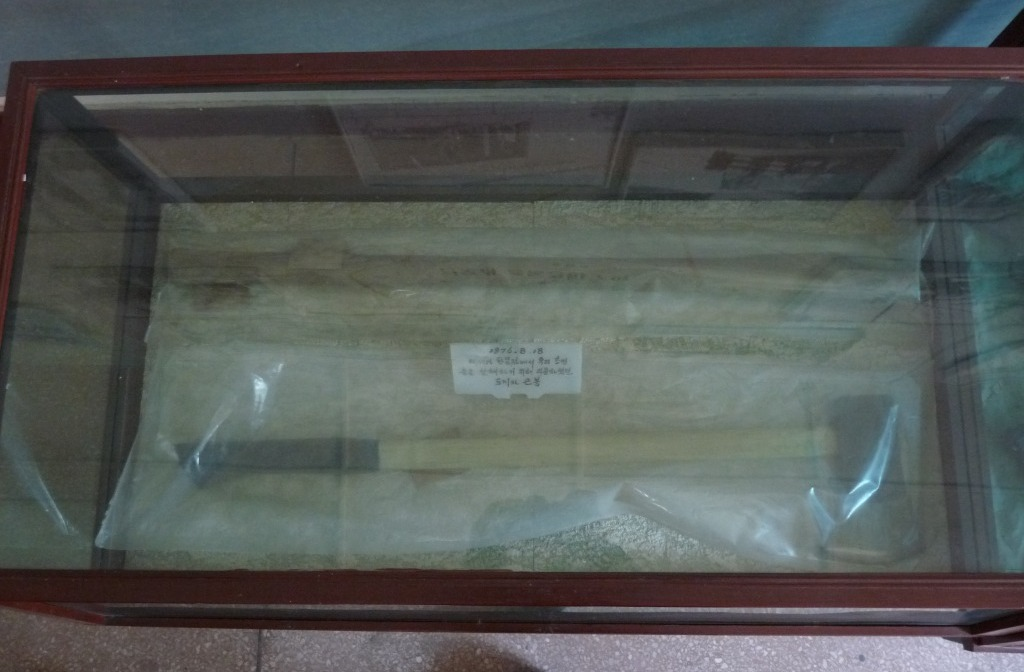
#> input picture learning-videos/shorts-experiments/paul-bunyan-1976/assets/raw_axe.jpg, 1024 x 672 px, given in place of raw_ford_desk.jpg, which was not available
$ python generate_revised_v2_assets.py
#> lines starting #> are read from the running program, lines starting #| are printed output that depends on the picture; pictures that were not available may be replaced by others from this repository, and a replacement may not be noted
import os
import cv2
import numpy as np
import math
from PIL import Image, ImageDraw, ImageFont, ImageFilter

ASSET_DIR = "D:/PERSONAL PROJECT/IR-study-companion/learning-videos/shorts-experiments/paul-bunyan-1976/assets"

def apply_90s_sticker_fx(rgba_img, outline_width=14, shadow_offset=(14, 14), shadow_blur=14, shadow_alpha=190):
    """Adds mandatory @90secondslab white contour outline and 135 deg soft shadow to an RGBA image."""
    pad = outline_width * 2 + 36
    w, h = rgba_img.size
    new_w = w + pad * 2
    new_h = h + pad * 2

    alpha = rgba_img.split()[3]

    # 1. Dilation stroke mask
    stroke_mask = Image.new("L", (new_w, new_h), 0)
    for dx in range(-outline_width, outline_width + 1):
        for dy in range(-outline_width, outline_width + 1):
            if dx*dx + dy*dy <= outline_width * outline_width:
                stroke_mask.paste(alpha, (pad + dx, pad + dy), alpha)

    # 2. Soft Drop Shadow
    shadow_img = Image.new("RGBA", (new_w, new_h), (0, 0, 0, 0))
    shadow_mask = stroke_mask.filter(ImageFilter.GaussianBlur(shadow_blur))
    shadow_fill = Image.new("RGBA", (new_w, new_h), (8, 12, 18, shadow_alpha))
    shadow_img.paste(shadow_fill, shadow_offset, shadow_mask)

    # 3. Solid White Outline
    stroke_img = Image.new("RGBA", (new_w, new_h), (255, 255, 255, 255))

    # 4. Composite
    comp = Image.new("RGBA", (new_w, new_h), (0, 0, 0, 0))
    comp.alpha_composite(shadow_img)
    comp.paste(stroke_img, (0, 0), stroke_mask)
    comp.paste(rgba_img, (pad, pad), rgba_img)
    return comp

# -------------------------------------------------------------------------
# 1. Hero Large Archival Plate: Gerald Ford Signing Order (840x560)
# -------------------------------------------------------------------------
print("Generating large Gerald Ford signing plate...")
ford_raw = Image.open(os.path.join(ASSET_DIR, "raw_ford_desk.jpg")).convert("RGBA")
# Target photo crop inside dossier plate (780 x 440)
fw, fh = 840, 560
ford_plate = Image.new("RGBA", (fw, fh), (0, 0, 0, 0))
#> ford_plate: PIL image 840x560 RGBA; every value is 0
draw = ImageDraw.Draw(ford_plate)

# Aged tactile parchment card
draw.rounded_rectangle([0, 0, fw, fh], radius=16, fill=(244, 240, 230, 255))

# Crop Ford at desk
pw, ph = 792, 440
ratio = max(pw / ford_raw.width, ph / ford_raw.height)
#> ratio = 0.773
ford_res = ford_raw.resize((int(ford_raw.width * ratio), int(ford_raw.height * ratio)), Image.Resampling.LANCZOS)
# Center-crop focused on Ford and the desk papers
cx = int((ford_res.width - pw) * 0.45)
#> cx = 0
cy = int((ford_res.height - ph) * 0.4)
#> cy = 31
ford_crop = ford_res.crop((cx, cy, cx + pw, cy + ph))
ford_plate.paste(ford_crop, (24, 24))

# Inner photo outline
draw.rectangle([24, 24, 24 + pw, 24 + ph], outline=(35, 40, 50, 180), width=3)

# Red Tactical Order Seal on photo corner
draw.rounded_rectangle([36, 36, 310, 84], radius=8, fill=(193, 18, 31, 235))
try:
    font_stamp = ImageFont.truetype("C:/Windows/Fonts/courbd.ttf", 26)
    font_title = ImageFont.truetype("C:/Windows/Fonts/arialbd.ttf", 32)
    font_sub = ImageFont.truetype("C:/Windows/Fonts/arialbd.ttf", 22)
except:
    font_stamp = ImageFont.load_default()
    font_title = ImageFont.load_default()
    font_sub = ImageFont.load_default()

draw.text((48, 44), "ORDER SIGNED: AUG 20", font=font_stamp, fill=(255, 255, 255))
draw.text((32, 480), "PRESIDENT GERALD R. FORD", font=font_title, fill=(15, 20, 30, 255))
draw.text((32, 520), "AUTHORIZING MAXIMUM FORCE // OPERATION PAUL BUNYAN", font=font_sub, fill=(193, 18, 31, 255))

ford_sticker = apply_90s_sticker_fx(ford_plate, outline_width=14)
#> in apply_90s_sticker_fx, `alpha = rgba_img.split()[3]`:
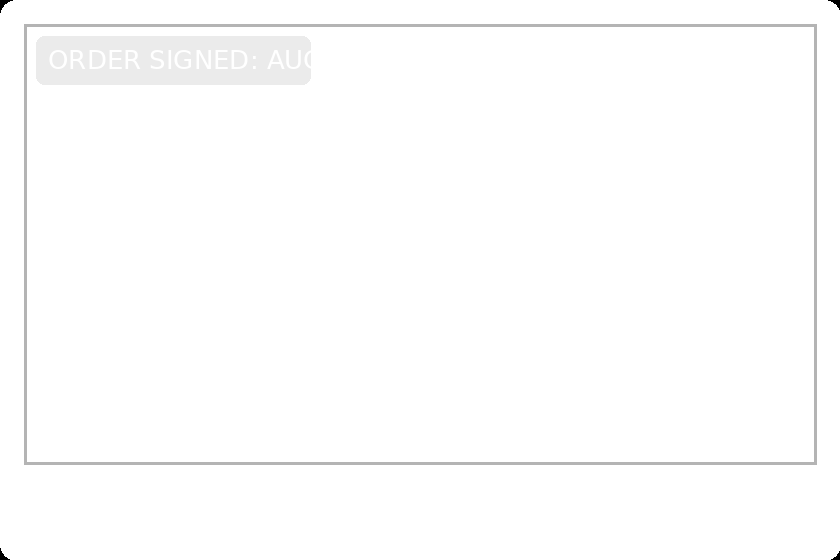
#> alpha: PIL image 840x560 L; min 0, max 255, mean 253.2
#> in apply_90s_sticker_fx, `stroke_mask = Image.new("L", (new_w, new_h), 0)`: stroke_mask: PIL image 968x688 L; every value is 0
#> after the loop in apply_90s_sticker_fx, `for dx in range(-outline_width, outline_width + 1):`:
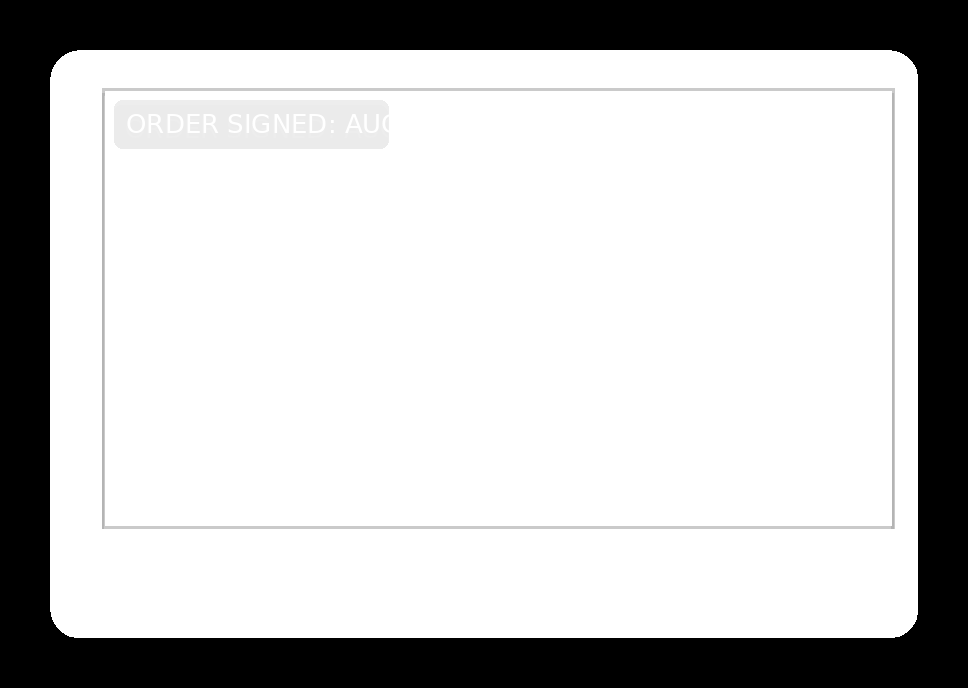
#> stroke_mask: PIL image 968x688 L; min 0, max 255, mean 194.1
#> in apply_90s_sticker_fx, `shadow_img = Image.new("RGBA", (new_w, new_h), (0, 0, 0, 0))`: shadow_img: PIL image 968x688 RGBA; every value is 0
#> in apply_90s_sticker_fx, `shadow_img.paste(shadow_fill, shadow_offset, shadow_mask)`:
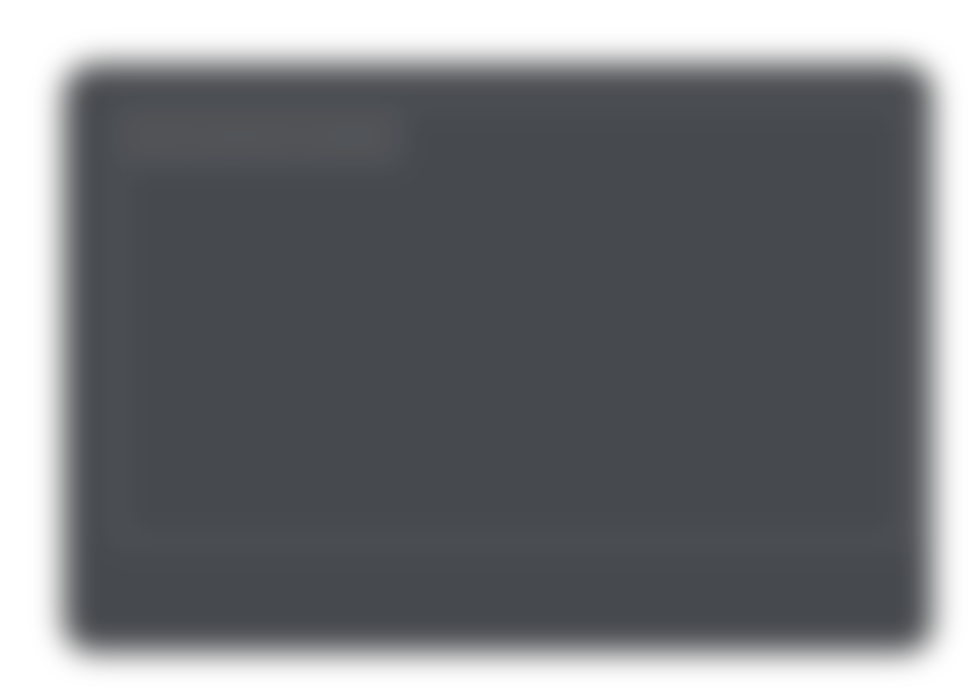
#> shadow_img: PIL image 968x688 RGBA; mean R, G, B, A 6.1, 9.2, 13.7, 144.7; transparent parts drawn white
#> in apply_90s_sticker_fx, `stroke_img = Image.new("RGBA", (new_w, new_h), (255, 255, 255, 255))`: stroke_img: PIL image 968x688 RGBA; every value is 255
ford_sticker.save(os.path.join(ASSET_DIR, "sticker_ford_signing_large.png"))

# -------------------------------------------------------------------------
# 2. Hero Large Archival Plate: DMZ Incident Poplar Tree (840x540)
# -------------------------------------------------------------------------
print("Generating large DMZ tree plate for Scene 1...")
tree_raw = Image.open(os.path.join(ASSET_DIR, "raw_dmz_tree.jpg")).convert("RGBA")
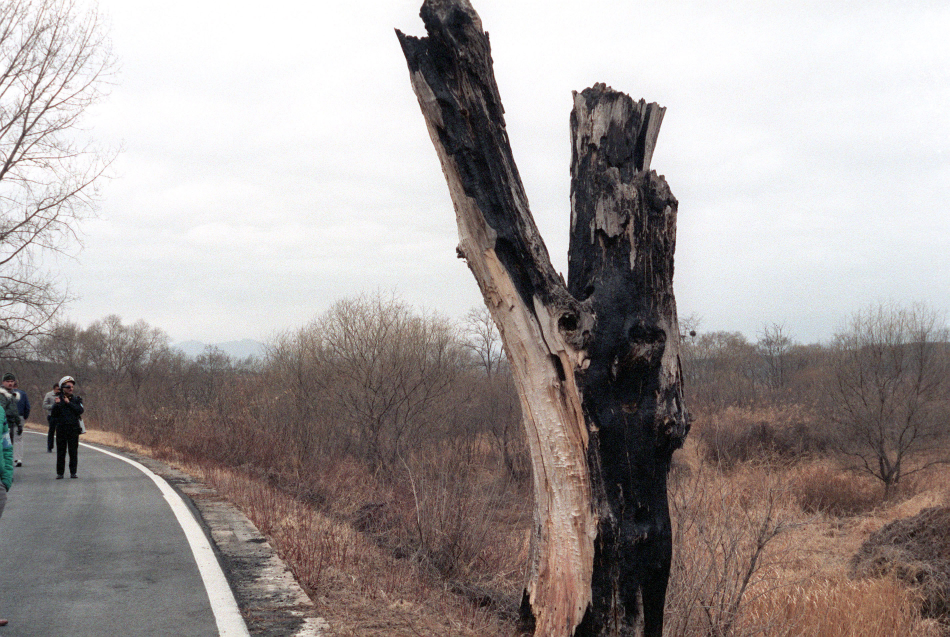
#> input picture learning-videos/shorts-experiments/paul-bunyan-1976/assets/raw_dmz_tree.jpg, 2850 x 1910 px, found by its file name (shown at 1/3 size)
tw, th = 840, 540
tree_plate = Image.new("RGBA", (tw, th), (0, 0, 0, 0))
#> tree_plate: PIL image 840x540 RGBA; every value is 0
draw = ImageDraw.Draw(tree_plate)
draw.rounded_rectangle([0, 0, tw, th], radius=16, fill=(244, 240, 230, 255))

tpw, tph = 792, 420
ratio = max(tpw / tree_raw.width, tph / tree_raw.height)
#> ratio = 0.278
tree_res = tree_raw.resize((int(tree_raw.width * ratio), int(tree_raw.height * ratio)), Image.Resampling.LANCZOS)
tcx = int((tree_res.width - tpw) * 0.5)
#> tcx = 0
tcy = int((tree_res.height - tph) * 0.3)
#> tcy = 33
tree_crop = tree_res.crop((tcx, tcy, tcx + tpw, tcy + tph))
tree_plate.paste(tree_crop, (24, 24))
draw.rectangle([24, 24, 24 + tpw, 24 + tph], outline=(35, 40, 50, 180), width=3)

# Red Evidence Badge
draw.rounded_rectangle([36, 36, 260, 84], radius=8, fill=(193, 18, 31, 235))
draw.text((48, 44), "EVIDENCE // DMZ", font=font_stamp, fill=(255, 255, 255))
draw.text((32, 460), "THE DISPUTED POPLAR TREE", font=font_title, fill=(15, 20, 30, 255))
draw.text((32, 498), "JOINT SECURITY AREA, PANMUNJOM (1976)", font=font_sub, fill=(180, 25, 30, 255))

tree_sticker = apply_90s_sticker_fx(tree_plate, outline_width=14)
#> call 2 of apply_90s_sticker_fx, with outline_width = 14, shadow_offset = (14, 14), shadow_blur = 14, shadow_alpha = 190
#> in apply_90s_sticker_fx (call 2), `stroke_mask = Image.new("L", (new_w, new_h), 0)`: stroke_mask: PIL image 968x668 L; every value is 0
#> in apply_90s_sticker_fx (call 2), `shadow_img = Image.new("RGBA", (new_w, new_h), (0, 0, 0, 0))`: shadow_img: PIL image 968x668 RGBA; every value is 0
#> in apply_90s_sticker_fx (call 2), `stroke_img = Image.new("RGBA", (new_w, new_h), (255, 255, 255, 255))`: stroke_img: PIL image 968x668 RGBA; every value is 255
#> in apply_90s_sticker_fx (call 2), `comp.paste(rgba_img, (pad, pad), rgba_img)`:
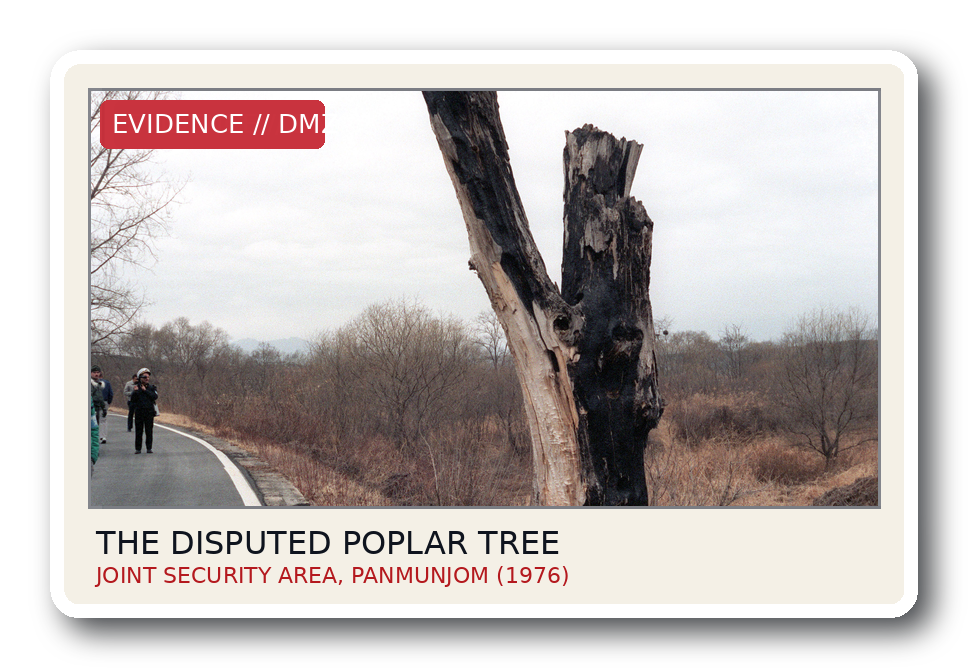
#> comp: PIL image 968x668 RGBA; mean R, G, B, A 143.1, 136.5, 134.7, 199.9; transparent parts drawn white
tree_sticker.save(os.path.join(ASSET_DIR, "sticker_dmz_tree_large.png"))

# -------------------------------------------------------------------------
# 3. Hero Large Outro Plate: The Severed Tree Stump Payoff (860x560)
# -------------------------------------------------------------------------
print("Generating large severed stump payoff plate for Scene 4...")
stump_plate = Image.new("RGBA", (860, 560), (0, 0, 0, 0))
#> stump_plate: PIL image 860x560 RGBA; every value is 0
draw = ImageDraw.Draw(stump_plate)
draw.rounded_rectangle([0, 0, 860, 560], radius=16, fill=(242, 238, 226, 255))

spw, sph = 812, 440
ratio = max(spw / tree_raw.width, sph / tree_raw.height)
#> ratio = 0.285
stump_res = tree_raw.resize((int(tree_raw.width * ratio), int(tree_raw.height * ratio)), Image.Resampling.LANCZOS)
scx = int((stump_res.width - spw) * 0.75) # Focus on the cut stump on the right
#> scx = 0
scy = int((stump_res.height - sph) * 0.3)
#> scy = 31
stump_crop = stump_res.crop((scx, scy, scx + spw, scy + sph))
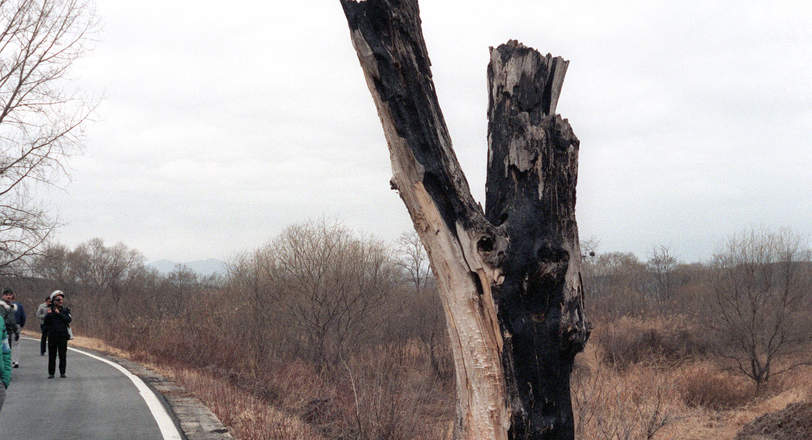
#> stump_crop: PIL image 812x440 RGBA; mean R, G, B, A 165.3, 159, 157.8, 255
stump_plate.paste(stump_crop, (24, 24))
draw.rectangle([24, 24, 24 + spw, 24 + sph], outline=(35, 40, 50, 180), width=3)

# Green Mission Accomplished Stamp
draw.rounded_rectangle([36, 36, 320, 84], radius=8, fill=(43, 147, 72, 240))
draw.text((48, 44), "FELLED IN 42 MINUTES", font=font_stamp, fill=(255, 255, 255))
draw.text((32, 480), "THE POPLAR STUMP (AUG 21, 1976)", font=font_title, fill=(15, 20, 30, 255))
draw.text((32, 520), "813 TROOPS WITHDRAWN // ZERO CASUALTIES", font=font_sub, fill=(43, 147, 72, 255))

stump_sticker = apply_90s_sticker_fx(stump_plate, outline_width=14)
#> call 3 of apply_90s_sticker_fx, with outline_width = 14, shadow_offset = (14, 14), shadow_blur = 14, shadow_alpha = 190
#> in apply_90s_sticker_fx (call 3), `stroke_mask = Image.new("L", (new_w, new_h), 0)`: stroke_mask: PIL image 988x688 L; every value is 0
#> in apply_90s_sticker_fx (call 3), `shadow_img = Image.new("RGBA", (new_w, new_h), (0, 0, 0, 0))`: shadow_img: PIL image 988x688 RGBA; every value is 0
#> in apply_90s_sticker_fx (call 3), `stroke_img = Image.new("RGBA", (new_w, new_h), (255, 255, 255, 255))`: stroke_img: PIL image 988x688 RGBA; every value is 255
#> in apply_90s_sticker_fx (call 3), `comp.paste(rgba_img, (pad, pad), rgba_img)`:
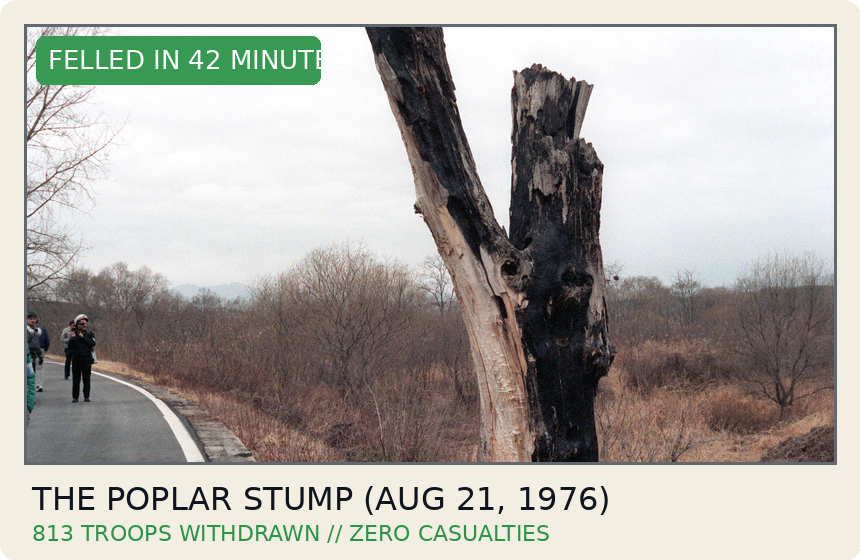
#> rgba_img: PIL image 860x560 RGBA; mean R, G, B, A 174.6, 172.4, 166.5, 253.3; transparent parts drawn white
stump_sticker.save(os.path.join(ASSET_DIR, "sticker_dmz_stump_outro.png"))

# -------------------------------------------------------------------------
# 4. Dense War Room Tactical Stage (No Blank Void)
# -------------------------------------------------------------------------
print("Generating dense war room tactical stage...")
stage2 = Image.new("RGBA", (1080, 1920), (16, 24, 20, 255))
draw = ImageDraw.Draw(stage2)

# Deep tactical green grid desk
for x in range(0, 1080, 60):
    draw.line([(x, 0), (x, 1920)], fill=(24, 38, 30, 255), width=1)
for y in range(0, 1920, 60):
    draw.line([(0, y), (1080, y)], fill=(24, 38, 30, 255), width=1)

# Large Center Map Mat (1000 x 1300)
draw.rounded_rectangle([40, 220, 1040, 1600], radius=24, fill=(234, 228, 212, 255))
draw.rounded_rectangle([56, 236, 1024, 1584], radius=18, fill=(244, 239, 226, 255))

# Top map title
draw.rectangle([80, 260, 1000, 320], fill=(193, 18, 31, 235))
try:
    font_map_h = ImageFont.truetype("C:/Windows/Fonts/arialbd.ttf", 30)
    font_map_sub = ImageFont.truetype("C:/Windows/Fonts/courbd.ttf", 22)
except:
    font_map_h = ImageFont.load_default()
    font_map_sub = ImageFont.load_default()

draw.text((100, 274), "KOREA DEMILITARIZED ZONE // OPERATION PAUL BUNYAN", font=font_map_h, fill=(255, 255, 255))

# Map graticules & tactical demarcation line
draw.line([(80, 720), (1000, 720)], fill=(193, 18, 31, 180), width=4) # MDL 38th parallel representation
draw.text((100, 686), "MILITARY DEMARCATION LINE (MDL)", font=font_map_sub, fill=(193, 18, 31, 220))

# Tactical vector deployment arrows
for ax in [240, 540, 840]:
    draw.line([(ax, 1100), (ax, 780)], fill=(30, 80, 160, 200), width=4)
    draw.polygon([(ax - 12, 780), (ax + 12, 780), (ax, 750)], fill=(30, 80, 160, 220))
draw.text((260, 920), "TASK FORCE VIPER // TF TACOMA CONVERGENCE", font=font_map_sub, fill=(30, 80, 160, 200))

stage2.save(os.path.join(ASSET_DIR, "stage_2_pentagon.png"))

# -------------------------------------------------------------------------
# 5. Rich DMZ Concrete Observation Bunker Stage
# -------------------------------------------------------------------------
print("Generating rich DMZ observation bunker stage...")
stage1 = Image.new("RGBA", (1080, 1920), (26, 28, 32, 255))
draw = ImageDraw.Draw(stage1)

# Raw weathered concrete wall texture
for y in range(0, 1920, 4):
    c = int(28 + 8 * math.sin(y / 16.0) + 4 * math.cos(y / 9.0))
    draw.line([(0, y), (1080, y)], fill=(c, c + 1, c + 3, 255))

# Observation slit opening (center)
draw.rounded_rectangle([40, 240, 1040, 1560], radius=20, fill=(16, 18, 22, 255))
# Sandbag reinforcement parapet across bottom of window
draw.rectangle([40, 1280, 1040, 1560], fill=(54, 48, 38, 255))
for sx in range(60, 1020, 160):
    for sy in range(1300, 1540, 80):
        draw.rounded_rectangle([sx, sy, sx + 140, sy + 65], radius=12, fill=(68, 60, 48, 255), outline=(42, 36, 28, 255), width=3)

# Top observation hazard bar
for hx in range(40, 1040, 60):
    draw.polygon([(hx, 240), (hx + 30, 240), (hx, 280), (hx - 30, 280)], fill=(245, 195, 25, 220))

stage1.save(os.path.join(ASSET_DIR, "stage_1_dmz_bunker.png"))

print("All revised V2 assets generated successfully!")
